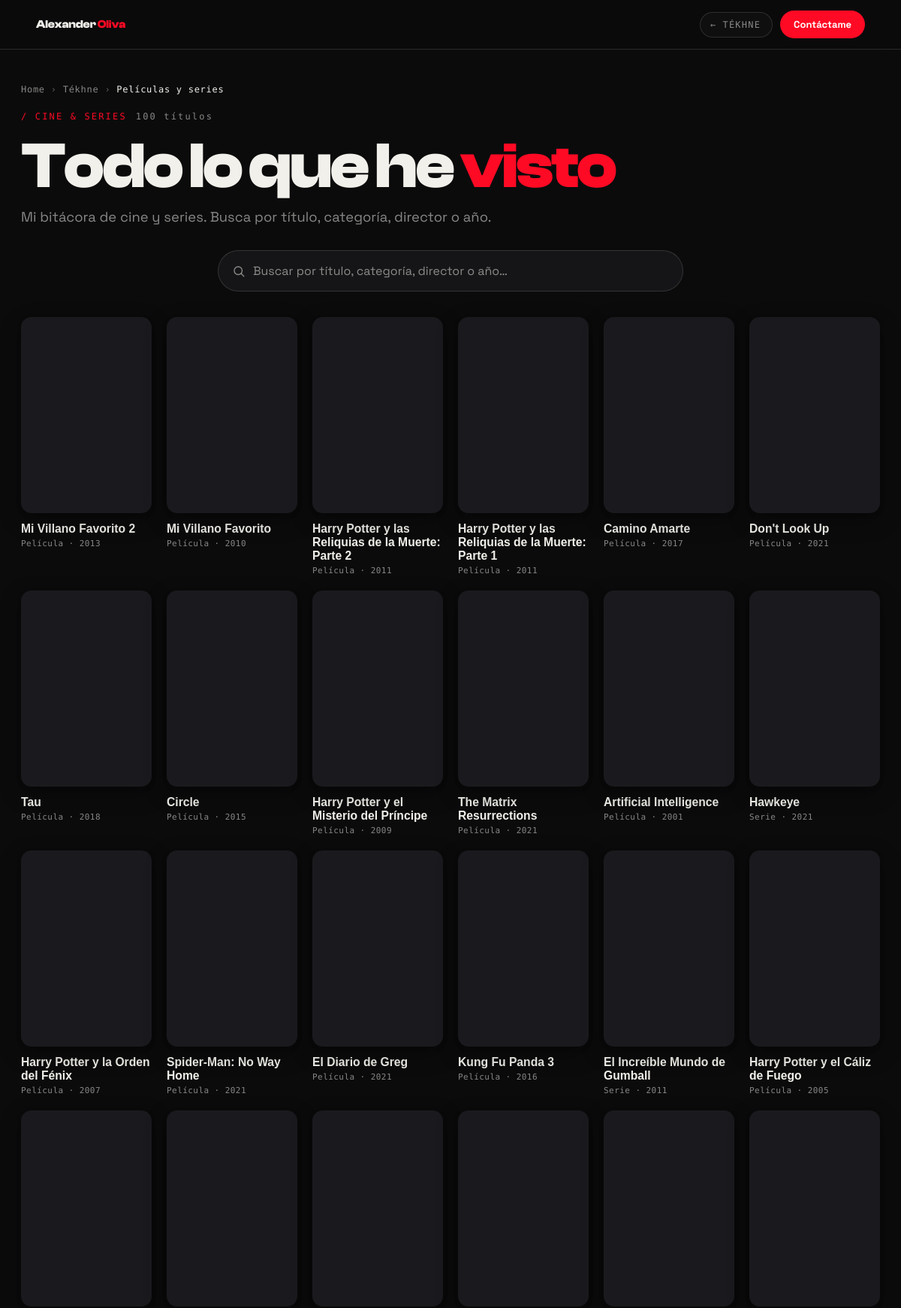
/tekhne/peliculas (upper part), run on the app's committed database.
### tables this page shows
CREATE TABLE peliculas_series (
    id          INT AUTO_INCREMENT PRIMARY KEY,
    categoria   VARCHAR(60)  NULL,
    titulo      VARCHAR(160) NOT NULL,
    anio        INT          NULL,
    duracion    INT          NULL,                
    nota        DECIMAL(3,1) NOT NULL,
    fecha_vista DATE         NULL,
    poster      VARCHAR(160) NULL,
    comentario  TEXT         NULL,
    seleccion   TINYINT(1)   NOT NULL DEFAULT 0,  
    creado      TIMESTAMP    DEFAULT CURRENT_TIMESTAMP
);

### Router.php (called while the page is built, shortened)
<?php
class Router
{
    public function render($view, $datos = [], $layout = 'layout')
    {
        include_once __DIR__ . "/views/$view.php";
    }
}

### controllers/PortfolioController.php (called while the page is built, shortened)
<?php
class PortfolioController
{
    public static function peliculas(Router $router)
    {
        $router->render('pelicula/lista', [
            'titulo' => 'Películas y series - Tékhne · Alexander Oliva',
            'metaDescripcion' => 'Todo lo que he visto: cine y series calificadas por Alexander Oliva, con buscador.',
            'canonical' => 'https://alexanderoliva.com/tekhne/peliculas',
            'peliculas' => Pelicula::ordenadas(),
        ], 'portfolio-layout');
    }
}

### models/ActiveRecord.php (called while the page is built, shortened)
<?php
class ActiveRecord {
    protected static $db;
    public static function setDB($database) {
        self::$db = $database;
    }
    public static function consultarSQL($query) {
        $resultado = self::$db->query($query);
        $array = [];
        while($registro = $resultado->fetch_assoc()) {
            $array[] = static::crearObjeto($registro);
        }
        return $array;
    }
    protected static function crearObjeto($registro) {
        $objeto = new static;
        foreach($registro as $key => $value ) {
            if(property_exists( $objeto, $key  )) {
                $objeto->$key = $value;
            }
        }
        return $objeto;
    }
}

### models/Pelicula.php (called while the page is built, shortened)
<?php
class Pelicula extends ActiveRecord {
    protected static $tabla = 'peliculas_series';
    public function __construct($args = []) {
        $this->autor       = $args['autor']       ?? '';
    }
    public static function ordenadas() {
        return self::consultarSQL("SELECT * FROM " . static::$tabla . " ORDER BY fecha_vista DESC, id DESC");
    }
}

### views/pelicula/lista.php (the view, shortened to what this page needs)
<link rel="stylesheet" href="/build/css/paginas.css">
<div id="ao-app" data-theme="dark">
<div data-barba-namespace="peliculas-lista">
    <header class="pg-top">
        <a href="/" class="brand">Alexander <span>Oliva</span></a>
        <div class="pg-actions">
            <a class="pg-back" href="/tekhne">Tékhne</a>
            <a class="pg-wa" href="<?php echo waLink('Hola Alexander, quiero platicar contigo.'); ?>" target="_blank" rel="noopener">Contáctame</a>
        </div>
    </header>
    <main class="pg pg--wide">
        <nav class="pg-crumb" data-anim aria-label="Ruta de navegación">
            <a href="/">Home</a><span>›</span>
            <a href="/tekhne">Tékhne</a><span>›</span>
            <span class="cur">Películas y series</span>
        </nav>
        <div class="pg-kicker" data-anim><span class="acc">/ CINE &amp; SERIES</span><span><?php echo count($peliculas); ?> títulos</span></div>
        <h1 class="pg-title" data-anim>Todo lo que he <em>visto</em></h1>
        <p class="pg-lead" data-anim>Mi bitácora de cine y series. Busca por título, categoría, director o año.</p>
        <div class="tk-search" data-anim>
            <label class="tk-search-box">
                <svg class="tk-search-ic" viewBox="0 0 24 24" fill="none" stroke="currentColor" stroke-width="1.8" stroke-linecap="round" stroke-linejoin="round"><circle cx="11" cy="11" r="7"/><path d="M21 21l-4.3-4.3"/></svg>
                <input type="search" id="pel-search" placeholder="Buscar por título, categoría, director o año…" autocomplete="off" aria-label="Buscar títulos">
            </label>
        </div>
        <div class="rec-grid" id="pel-grid">
            <?php foreach ($peliculas as $p) : $n = (float) $p->nota; $tiene = !empty(trim((string) $p->comentario)); ?>
                <a class="sel-card" href="/tekhne/pelicula/<?php echo generarSlug($p->titulo); ?>" data-anim title="<?php echo s($p->titulo); ?>"
                   data-search="<?php echo s($p->titulo . ' ' . $p->categoria . ' ' . $p->autor . ' ' . $p->anio); ?>">
                    <div class="sel-poster">
                        <?php if (!empty($p->poster)) : ?>
                            <img src="<?php echo urlSubida('peliculas', $p->poster); ?>" alt="<?php echo s($p->titulo); ?>" loading="lazy">
                        <?php else : ?>
                            <div class="sel-ph"><?php echo icono('film'); ?></div>
                        <?php endif; ?>
                    </div>
                    <h3 class="sel-name"><?php echo s($p->titulo); ?></h3>
                    <p class="sel-meta"><?php echo s($p->categoria); ?><?php echo $p->anio ? ' · ' . s($p->anio) : ''; ?></p>
                </a>
            <?php endforeach; ?>
        </div>
    </main>
</div>
</div>

### includes/funciones.php (shortened to what this page needs)
<?php
function s($html = '') : string {
    return htmlspecialchars($html ?? '');
}
function waLink(string $mensaje = '') : string {
    $base = 'https://wa.me/525637185620';
    return $mensaje !== '' ? $base . '?text=' . rawurlencode($mensaje) : $base;
}
function generarSlug(string $texto) : string {
    $texto = strtolower(trim($texto));
    $texto = strtr($texto, ['á'=>'a','é'=>'e','í'=>'i','ó'=>'o','ú'=>'u','ñ'=>'n','ü'=>'u']);
    $texto = preg_replace('/[^a-z0-9]+/', '-', $texto);
    return trim($texto, '-') ?: 'articulo';
}
function icono(string $n) : string {
    $inner = $p[$n] ?? '';
    return '<svg class="ico" viewBox="0 0 24 24" fill="none" stroke="currentColor" stroke-width="1.9" stroke-linecap="round" stroke-linejoin="round">' . $inner . '</svg>';
}

### public/build/css/portfolio.css (style rules this page uses)
* { box-sizing:border-box }
html,body { margin:0;padding:0 }
body { background:#0b0b0c }
#ao-app[data-theme=dark] { --bg: #0b0b0c;--fg: #f2f0ea;--muted: rgba(242, 240, 234, .54);--line: rgba(242, 240, 234, .14);--surface: #151517;--accent: #ff0a24;--accent-fg: #ffffff;--chip: #f4f1ea;--chip-fg: #141210;--inv-bg: #f4f1ea;--inv-fg: #151311;--inv-muted: rgba(21, 19, 17, .6);--inv-line: rgba(21, 19, 17, .16);--sh-sm: 0 1px 2px rgba(0, 0, 0, .20), 0 4px 12px rgba(0, 0, 0, .22);--sh-md: 0 2px 6px rgba(0, 0, 0, .18), 0 10px 30px rgba(0, 0, 0, .30);--sh-lg: 0 4px 14px rgba(0, 0, 0, .20), 0 18px 50px rgba(0, 0, 0, .36);--sh-xl: 0 6px 22px rgba(0, 0, 0, .24), 0 30px 74px rgba(0, 0, 0, .44) }
.pg-top { view-transition-name:ao-topbar }

### data on the page
peliculas_series: titulo "Mi Villano Favorito 2", categoria "Película", anio "2013"
peliculas_series: titulo "Mi Villano Favorito", categoria "Película", anio "2010"
peliculas_series: titulo "Harry Potter y las Reliquias de la Muerte: Parte 2", categoria "Película", anio "2011"
peliculas_series: titulo "Harry Potter y las Reliquias de la Muerte: Parte 1", categoria "Película", anio "2011"
peliculas_series: titulo "Camino Amarte", categoria "Película", anio "2017"
peliculas_series: titulo "Don't Look Up", categoria "Película", anio "2021"
peliculas_series: titulo "Tau", categoria "Película", anio "2018"
peliculas_series: titulo "Circle", categoria "Película", anio "2015"
peliculas_series: titulo "Harry Potter y el Misterio del Príncipe", categoria "Película", anio "2009"
peliculas_series: titulo "The Matrix Resurrections", categoria "Película", anio "2021"
peliculas_series: titulo "Artificial Intelligence", categoria "Película", anio "2001"
peliculas_series: titulo "Hawkeye", categoria "Serie", anio "2021"
peliculas_series: titulo "Harry Potter y la Orden del Fénix", categoria "Película", anio "2007"
peliculas_series: titulo "Spider-Man: No Way Home", categoria "Película", anio "2021"
peliculas_series: titulo "El Diario de Greg", categoria "Película", anio "2021"
peliculas_series: titulo "Kung Fu Panda 3", categoria "Película", anio "2016"
peliculas_series: titulo "El Increíble Mundo de Gumball", categoria "Serie", anio "2011"
peliculas_series: titulo "Harry Potter y el Cáliz de Fuego", categoria "Película", anio "2005"

### other printed values
count($peliculas) "100"
